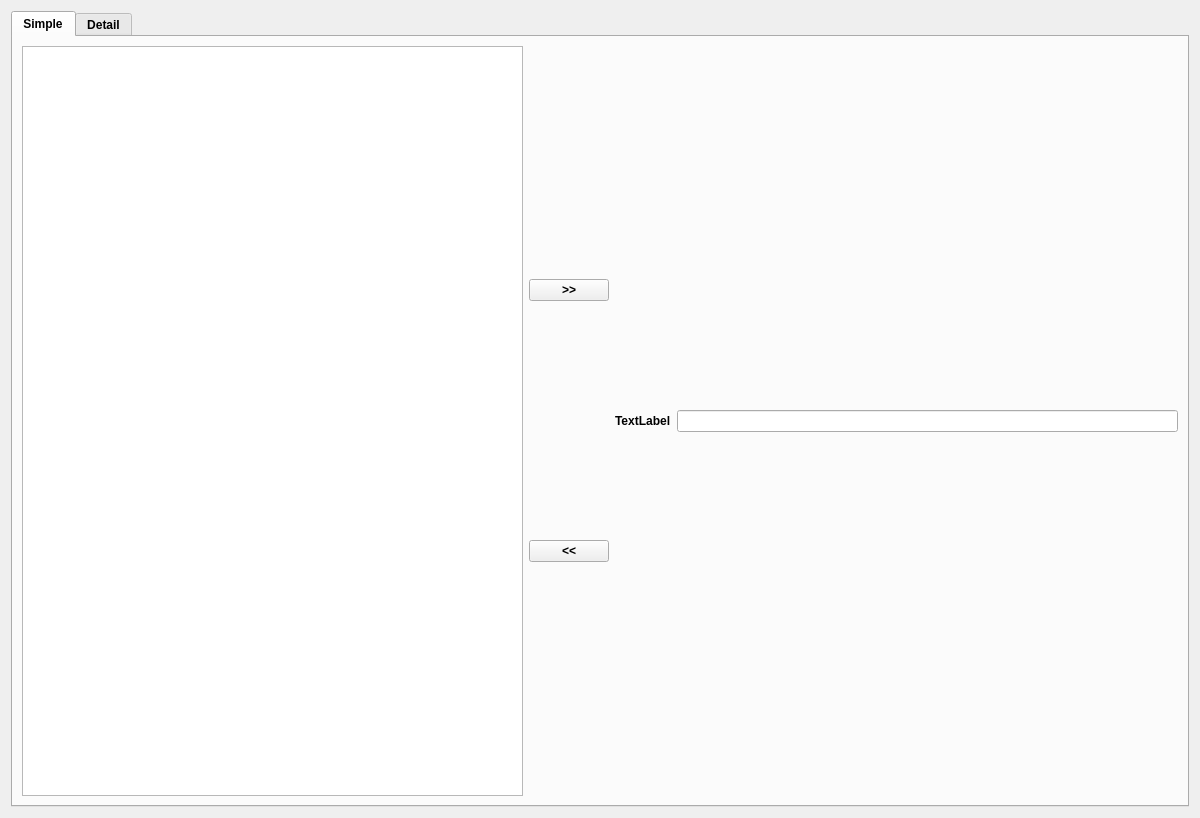
<?xml version="1.0" encoding="UTF-8"?>
<ui version="4.0">
 <class>Form</class>
 <widget class="QWidget" name="Form">
  <property name="geometry">
   <rect>
    <x>0</x>
    <y>0</y>
    <width>1200</width>
    <height>818</height>
   </rect>
  </property>
  <property name="windowTitle">
   <string>Form</string>
  </property>
  <layout class="QHBoxLayout" name="horizontalLayout">
   <item>
    <widget class="QTabWidget" name="tabWidget">
     <property name="font">
      <font>
       <weight>75</weight>
       <bold>true</bold>
      </font>
     </property>
     <property name="currentIndex">
      <number>0</number>
     </property>
     <widget class="QWidget" name="tab">
      <attribute name="title">
       <string>Simple</string>
      </attribute>
      <layout class="QHBoxLayout" name="horizontalLayout_2">
       <item>
        <widget class="QListWidget" name="listWidget"/>
       </item>
       <item>
        <layout class="QVBoxLayout" name="verticalLayout_2">
         <item>
          <widget class="QPushButton" name="addAttrBtn">
           <property name="text">
            <string>&gt;&gt;</string>
           </property>
          </widget>
         </item>
         <item>
          <widget class="QPushButton" name="delAttrBtn">
           <property name="text">
            <string>&lt;&lt;</string>
           </property>
          </widget>
         </item>
        </layout>
       </item>
       <item>
        <widget class="QLabel" name="label">
         <property name="text">
          <string>TextLabel</string>
         </property>
        </widget>
       </item>
       <item>
        <widget class="QLineEdit" name="lineEdit"/>
       </item>
       <item>
        <layout class="QVBoxLayout" name="verticalLayout"/>
       </item>
      </layout>
      <zorder>treeWidget</zorder>
      <zorder>listWidget</zorder>
      <zorder>addAttrBtn</zorder>
      <zorder>delAttrBtn</zorder>
      <zorder>verticalLayoutWidget</zorder>
      <zorder>label</zorder>
      <zorder>lineEdit</zorder>
     </widget>
     <widget class="QWidget" name="tab_2">
      <attribute name="title">
       <string>Detail</string>
      </attribute>
      <layout class="QGridLayout" name="gridLayout_2">
       <item row="0" column="0">
        <widget class="QTreeWidget" name="treeWidget">
         <property name="rootIsDecorated">
          <bool>true</bool>
         </property>
         <attribute name="headerVisible">
          <bool>false</bool>
         </attribute>
         <column>
          <property name="text">
           <string notr="true">1</string>
          </property>
         </column>
        </widget>
       </item>
      </layout>
     </widget>
    </widget>
   </item>
  </layout>
 </widget>
 <resources/>
 <connections/>
</ui>
